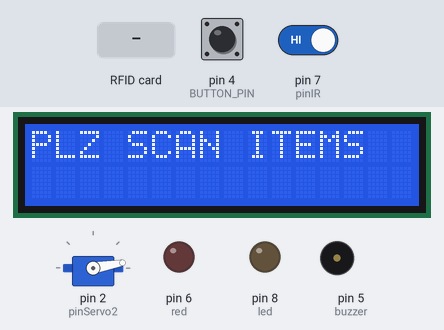
Simulated run of this sketch. Board: Arduino Uno, built with avr-gcc and run on an emulated ATmega328P. On the bench: servo, 16×2 character LCD, output pins drawn as LEDs (lit = HIGH), buzzer (waves = sounding, pin HIGH). Inputs (shaded band) come from the test bench; at power-on: pin 7 (pinIR) HIGH, pin 4 (BUTTON_PIN) HIGH. Pins used as bus, display or sensor lines are not drawn; what the sketch prints to the serial monitor is not drawn.

Above: at 2.2 s.
2.3 s: RFID card A3 3D 85 16 held to the reader
At 5.2 s:
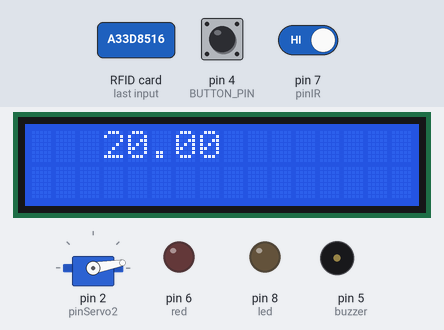
6.4 s: RFID card 8C 13 2F 31 held to the reader
At 9.8 s:
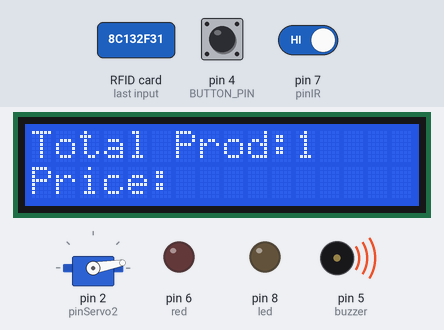
10.1 s: RFID card 5A D2 3E 3F held to the reader
At 14.3 s:
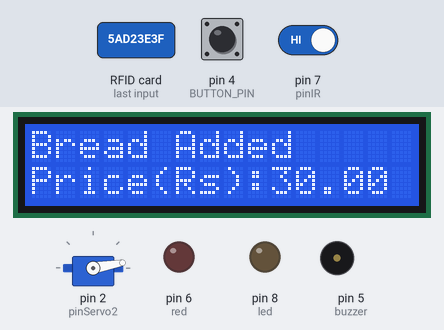
14.5 s: pin 7 (pinIR) driven LOW
At 16.0 s:
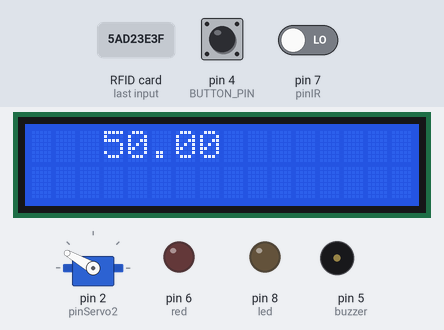
16.9 s: RFID card A3 3D 85 16 held to the reader
At 18.3 s:
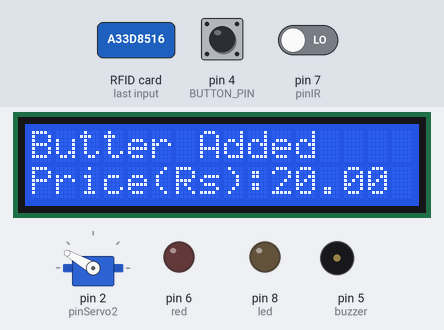
20.5 s: RFID card 8C 13 2F 31 held to the reader
At 26.88 s:
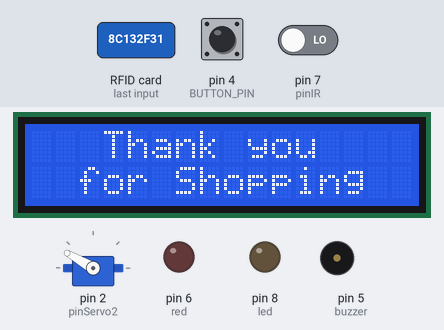
Timing chart, 0 to 27.1 s (numbered marks = the images above; inputs shaded):
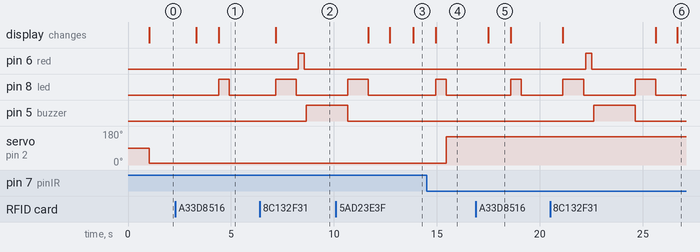

The sketch:

Automated_shop_using_arduino.ino
```cpp
#include <SPI.h>
#include <MFRC522.h>
 #include <LiquidCrystal_I2C.h>
#include <Servo.h>
  Servo Serv;
  Servo Ser;

int pinIR=7;
int pinIR2=1;
  int pinServo=3;
  int pinServo2=2;
  int val=0;
  int valu=0;

LiquidCrystal_I2C lcd(0x3F,16,2);
#define SS_PIN 10
#define RST_PIN 9
MFRC522 mfrc522(SS_PIN, RST_PIN);
 int led=8;
  int red=6;
  int buzzer=5;
#define BUTTON_PIN 4

 int count = 0;
int count_prod = 0;
int p1 = 0, p2 = 0, p3 = 0, p4 = 0;
int c1 = 0, c2 = 0, c3 = 0, c4 = 0;
double total = 0;

void setup()
{
  Serv.attach(pinServo);
   Serv.attach(pinServo2);
  Serial.begin(9600);
  lcd.init();
  lcd.clear();
  lcd.backlight();
  SPI.begin();
  mfrc522.PCD_Init();
  Serial.println("Approximate your card to the reader...");
  Serial.println();
 pinMode(led, OUTPUT);
  pinMode(red, OUTPUT);
   pinMode(buzzer, OUTPUT);
 pinMode(BUTTON_PIN, INPUT_PULLUP);
 lcd.print("SMART CART"); // Start Printing
    delay(900);
  lcd.clear();
  lcd.print("PLZ SCAN ITEMS");
}


void loop()
{
   val = digitalRead(pinIR);
    valu = digitalRead(pinIR2);

     if (val ==0){
      Serv.write(150);
      delay(1000);
    }
    else
    {
      Serv.write(10);
      delay(100);
    }
    if (valu ==0){
      Ser.write(150);
      delay(1000);
    }
    else
    {
      Ser.write(10);
      delay(100);
    }

  byte buttonState = digitalRead(BUTTON_PIN);
  // Look for new cards
  if ( ! mfrc522.PICC_IsNewCardPresent())
  {
    return;
  }
  // Select one of the cards
  if ( ! mfrc522.PICC_ReadCardSerial())
  {
    return;
  }
  //Show UID on serial monitor
  Serial.print("UID tag :");
  String content= "";
  byte letter;
  for (byte i = 0; i < mfrc522.uid.size; i++)
  {
     Serial.print(mfrc522.uid.uidByte[i] < 0x10 ? " 0" : " ");
     Serial.print(mfrc522.uid.uidByte[i], HEX);
     content.concat(String(mfrc522.uid.uidByte[i] < 0x10 ? " 0" : " "));
     content.concat(String(mfrc522.uid.uidByte[i], HEX));
  }
  Serial.println();
  Serial.print("Message : ");
  content.toUpperCase();

  if (content.substring(1) == "A3 3D 85 16" && buttonState == HIGH)
  {
     lcd.clear();
        lcd.setCursor(0, 0);
        lcd.print("Butter Added");
     lcd.setCursor(0, 1);
        lcd.print("Price(Rs):20.00");
          p1++;
    delay(1000);
 total = total+20.00;
 delay(100);
   lcd.clear();
  lcd.setCursor(3, 0);

 lcd.print(total);

  count_prod++;
     digitalWrite(led,HIGH);
     delay(500);
      digitalWrite(led,LOW);
  }

 else if (content.substring(1) == "A3 3D 85 16"&& buttonState == LOW)
  {

   if(p1>0)
        {
          lcd.clear();
        lcd.setCursor(0, 0);
        lcd.print("Butter Removed!!");


delay(1000);
     p1--;
    total = total-20.00;
     count_prod--;
     lcd.clear();
     delay(1000);
       lcd.clear();
      lcd.setCursor(3, 0);

    lcd.print(total);
    digitalWrite(red,HIGH);
     delay(500);
      digitalWrite(red,LOW);

  }
   else
  {
      lcd.clear();
        lcd.setCursor(3, 0);
        lcd.print("Not in cart!!!        ");
  digitalWrite(buzzer,HIGH);
     delay(1000);
      digitalWrite(buzzer,LOW);
      digitalWrite(red,HIGH);
     delay(1000);
      digitalWrite(red,LOW);


  }}
 if (content.substring(1) == "5A D2 3E 3F" && buttonState == HIGH)
  {
     lcd.clear();
        lcd.setCursor(0, 0);
        lcd.print("Bread Added");
     lcd.setCursor(0, 1);
        lcd.print("Price(Rs):30.00");
          p2++;
    delay(1000);
 total = total+30.00;
 delay(100);
   lcd.clear();
  lcd.setCursor(3, 0);

 lcd.print(total);

  count_prod++;
     digitalWrite(led,HIGH);
     delay(500);
      digitalWrite(led,LOW);
  }

 else if (content.substring(1) == "5A D2 3E 3F"&& buttonState == LOW)
  {

   if(p2>0)
        {
          lcd.clear();
        lcd.setCursor(0, 0);
        lcd.print("Bread Removed!!");
delay(1000);
     p2--;
    total = total-30.00;
     count_prod--;
     lcd.clear();
     delay(1000);
       lcd.clear();
      lcd.setCursor(3, 0);

    lcd.print(total);
    digitalWrite(red,HIGH);
     delay(500);
      digitalWrite(red,LOW);

  }
   else
  {
      lcd.clear();
        lcd.setCursor(3, 0);
        lcd.print("Not in cart!!!        ");
  digitalWrite(buzzer,HIGH);
     delay(1000);
      digitalWrite(buzzer,LOW);
      digitalWrite(red,HIGH);
     delay(1000);
      digitalWrite(red,LOW);
  }}
  else if (content.substring(1) == "8C 13 2F 31")
      {
         lcd.clear();
        lcd.setCursor(0, 0);
        lcd.print("Total Prod:");
        lcd.setCursor(11, 0);
        lcd.print(count_prod);
        lcd.setCursor(0, 1);
        lcd.print("Price:");
         digitalWrite(led,HIGH);
     delay(1000);
      digitalWrite(led,LOW);
      delay(100);
      digitalWrite(red,HIGH);
     delay(300);
      digitalWrite(red,LOW);
      delay(100);
      digitalWrite(buzzer,HIGH);
     delay(2000);
      digitalWrite(buzzer,LOW);
      digitalWrite(led,HIGH);
     delay(1000);
      digitalWrite(led,LOW);
        lcd.setCursor(6, 1);
        lcd.print(total);
        delay(1000);
        lcd.clear();
        lcd.setCursor(0, 0);
        lcd.print("   Thank you        ");
        lcd.setCursor(0, 1);
        lcd.print("  for Shopping        ");

      }
      c1=p1*20.00;
    c2=p2*10.00;
    c3=p3*55.00;
    c4=p4*45.00;


}
```

Measured:
- after the input at 2.3 s, pin 8 (led): LOW → HIGH after 2.1 s, → LOW 0.50 s later; the display: first changes after 1.0 s (image 1 shows a later state)
- after the input at 6.4 s, pin 6 (red): LOW → HIGH after 1.9 s, → LOW 0.30 s later; pin 8 (led): LOW → HIGH after 0.76 s, → LOW 1.0 s later; pin 5 (buzzer): LOW → HIGH after 2.3 s; the display: changes after 0.76 s (image 2)
- after the input at 10.1 s, the display: first differs from a run without the input after 3.7 s (image 3)
- after the input at 14.5 s, servo on pin 2 (pinServo2): 10° → 150° after 0.96 s
- after the input at 16.9 s, pin 8 (led): LOW → HIGH after 1.7 s, → LOW 0.50 s later; the display: changes after 0.59 s (image 5)
- after the input at 20.5 s, pin 6 (red): LOW → HIGH after 1.7 s, → LOW 0.30 s later; pin 8 (led): alternates HIGH for 1.0 s and LOW for 2.5 s, starting after 0.63 s; pin 5 (buzzer): LOW → HIGH after 2.1 s, → LOW 2.0 s later; the display: first changes after 0.63 s (image 6 shows a later state)
- what the display in image 5 shows lasts 1.1 s, from 17.5 s to 18.6 s
